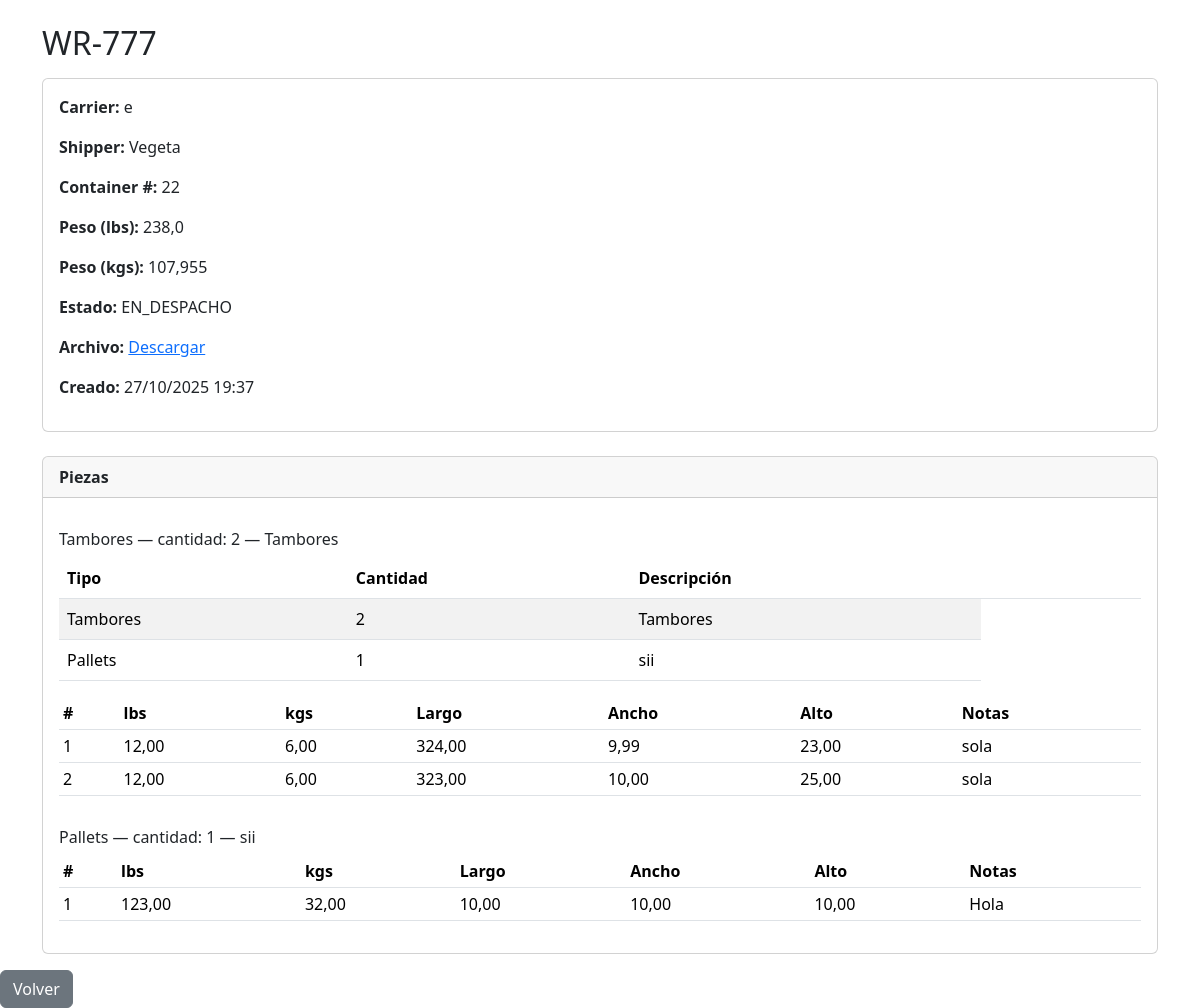
Screenshot of /mis-warehouses/777/ (signed in) with the database file from the repository.
### core/models.py (models this page shows, shortened)
class Warehouse(models.Model):
    STATUS = [
        ('PENDIENTE', 'Pendiente'),
        ('LISTO', 'Listo')
    ]
    cliente = models.ForeignKey(User, on_delete=models.CASCADE)
    wr_number = models.CharField(max_length=30, unique=True, primary_key=True)
    shipper = models.CharField(max_length=100)
    carrier = models.CharField(max_length=100)
    container_number = models.CharField(max_length=100, null=True)
    created_at = models.DateTimeField(auto_now_add=True)
    weight_lbs = models.FloatField(null=True)
    weight_kgs = models.FloatField(null=True)
    status = models.CharField(max_length=20, choices=STATUS, default='PENDIENTE')
    foots = models.FloatField(null=True)
    tracking = models.CharField(max_length=100, null=True)
    invoice_number = models.CharField(max_length=100, null=True)
    po = models.CharField(max_length=100, blank=True)
    uploaded_file = models.FileField(upload_to='warehouse_files/', blank=True, null=True)

class PieceWarehouse(models.Model):
    TYPE_OF = [
        ('PALLETS', 'Pallets'),
        ('CAJAS', 'Cajas'),
        ('TAMBORES', 'Tambores'),
        ('ATADOS', 'Atados'),
        ('OTRO', 'Otro'),
    ]
    warehouse = models.ForeignKey(Warehouse, on_delete=models.CASCADE, related_name='pieces')
    type_of = models.CharField(max_length=20, choices=TYPE_OF)
    quantity = models.PositiveIntegerField()
    description = models.CharField(max_length=200, blank=True, null=True)

class PieceItem(models.Model):
    piece = models.ForeignKey(PieceWarehouse, on_delete=models.CASCADE, related_name='items')
    index = models.PositiveIntegerField(default=1)
    weight_lbs = models.DecimalField(max_digits=10, decimal_places=2, null=True, blank=True)
    weight_kgs = models.DecimalField(max_digits=10, decimal_places=2, null=True, blank=True)
    length_cm = models.DecimalField(max_digits=10, decimal_places=2, null=True, blank=True)
    width_cm  = models.DecimalField(max_digits=10, decimal_places=2, null=True, blank=True)
    height_cm = models.DecimalField(max_digits=10, decimal_places=2, null=True, blank=True)
    notes = models.CharField(max_length=200, blank=True)
    class Meta:
        unique_together = ('piece', 'index')
        ordering = ('piece', 'index')

### core/views.py (the view)
@login_required(login_url='login')
def warehouse_detail(request, wr_number):
    wh = get_object_or_404(Warehouse, wr_number=wr_number, cliente=request.user)
    return render(request, "warehouse_detail.html", {"wh": wh})

### templates/warehouse_detail.html
{% extends "base.html" %}
{% block content %}
<div class="container mt-4">
  <h2>WR-{{ wh.wr_number }}</h2>
  <div class="card mt-3">
    <div class="card-body">
      <p><b>Carrier:</b> {{ wh.carrier }}</p>
      <p><b>Shipper:</b> {{ wh.shipper }}</p>
      <p><b>Container #:</b> {{ wh.container_number }}</p>
      <p><b>Peso (lbs):</b> {{ wh.weight_lbs }}</p>
      <p><b>Peso (kgs):</b> {{ wh.weight_kgs }}</p>
      <p><b>Estado:</b> {{ wh.status }}</p>
      <p><b>Archivo:</b>
        {% if wh.uploaded_file %}
          <a href="{{ wh.uploaded_file.url }}" target="_blank">Descargar</a>
        {% else %}
          —
        {% endif %}
      </p>
      <p><b>Creado:</b> {{ wh.created_at|date:"d/m/Y H:i" }}</p>
    </div>
  </div>
    <div class="card mt-4">
    <div class="card-header fw-semibold d-flex justify-content-between">
      <span>Piezas</span>
    </div>
    <div class="card-body">
      {% if wh.pieces.all %}
      <div class="table-responsive">
        <table class="table table-striped align-middle">
          <thead>
            <tr>
              <th>Tipo</th>
              <th>Cantidad</th>
              <th>Descripción</th>
              <th style="width: 160px;"></th>
            </tr>
          </thead>
          <tbody>
            {% for p in wh.pieces.all %}
            <tr>
              <td>{{ p.get_type_of_display }}</td>
              <td>{{ p.quantity }}</td>
              <td>{{ p.description|default:"—" }}</td>
            </tr>
            {% empty %}
            <tr><td colspan="4" class="text-center text-muted">Sin piezas cargadas.</td></tr>
            {% endfor %}
            {% for p in wh.pieces.all %}
  <h6 class="mt-3">{{ p.get_type_of_display }} — cantidad: {{ p.quantity }} — {{ p.description|default:"—" }}</h6>
  {% if p.items.exists %}
    <div class="table-responsive">
      <table class="table table-sm">
        <thead>
          <tr><th>#</th><th>lbs</th><th>kgs</th><th>Largo</th><th>Ancho</th><th>Alto</th><th>Notas</th></tr>
        </thead>
        <tbody>
          {% for it in p.items.all %}
            <tr>
              <td>{{ it.index }}</td>
              <td>{{ it.weight_lbs|default:"—" }}</td>
              <td>{{ it.weight_kgs|default:"—" }}</td>
              <td>{{ it.length_cm|default:"—" }}</td>
              <td>{{ it.width_cm|default:"—" }}</td>
              <td>{{ it.height_cm|default:"—" }}</td>
              <td>{{ it.notes|default:"—" }}</td>
            </tr>
          {% endfor %}
        </tbody>
      </table>
    </div>
  {% else %}
    <p class="text-muted">Sin ítems.</p>
  {% endif %}
{% endfor %}
          </tbody>
        </table>
      </div>
      {% else %}
        <div class="text-muted">Sin piezas cargadas.</div>
      {% endif %}
    </div>
  </div>
  <a href="{% url 'my_warehouses' %}" class="btn btn-secondary mt-3">Volver</a>
</div>
{% endblock %}

### rows the page displays
Warehouse: wr_number "777", carrier "e", shipper "Vegeta", container_number "22", weight_lbs "238,0", weight_kgs "107,955", status "EN_DESPACHO", created_at "27/10/2025 19:37"
PieceWarehouse: type_of "Tambores", quantity "2", description "Tambores"
PieceWarehouse: type_of "Pallets", quantity "1", description "sii"
PieceItem: index "1", weight_lbs "12,00", weight_kgs "6,00", length_cm "324,00", width_cm "9,99", height_cm "23,00", notes "sola"
PieceItem: index "2", weight_lbs "12,00", weight_kgs "6,00", length_cm "323,00", width_cm "10,00", height_cm "25,00", notes "sola"
PieceItem: index "1", weight_lbs "123,00", weight_kgs "32,00", length_cm "10,00", width_cm "10,00", height_cm "10,00", notes "Hola"
